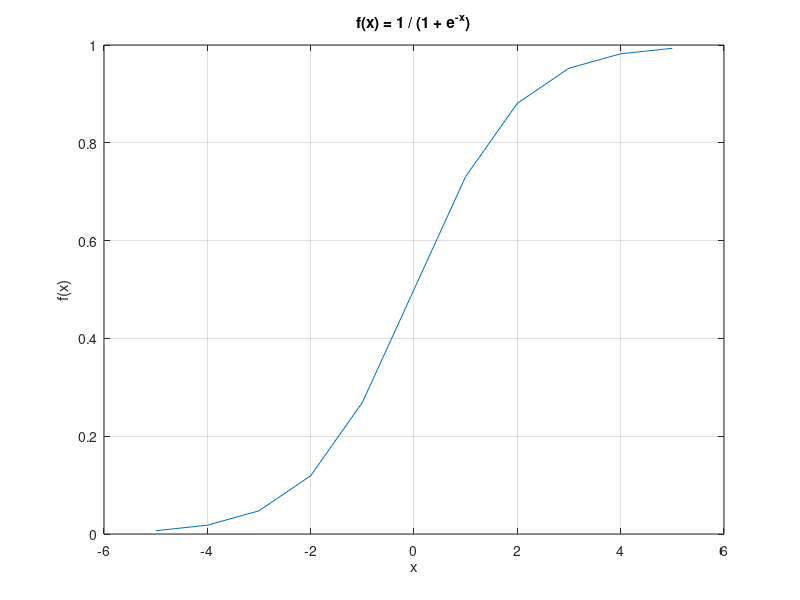
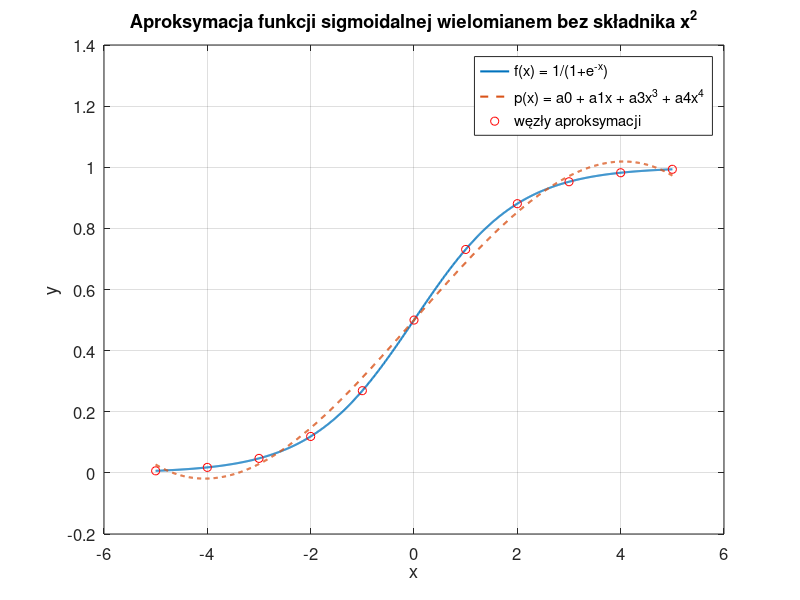

Write the MATLAB code that produced these figures, in order.
clear
close all
clc

f = @(x) 1 ./ (1 + exp(-x));

xi = -5:1:5;
yi = f(xi);

plot(xi, yi)
grid on
xlabel('x')
ylabel('f(x)')
title('f(x) = 1 / (1 + e^{-x})')

%  Budowa macierzy (bez x^2) 
X = [ones(size(xi(:))), xi(:), xi(:).^3, xi(:).^4];

%  Obliczenie współczynników wielomianu w sensie najmniejszych kwadratów
a = X \ yi(:);
a0 = a(1); a1 = a(2); a3 = a(3); a4 = a(4);


p = @(x) a0+a1.*x + a3.*x.^3 + a4.*x.^4;

xd = linspace(-5, 5, 1000);
yd = f(xd);
pd = p(xd);

% =================

diff = yd - pd;               % wektor różnic
MAE = mean(abs(diff));        % średni błąd bezwzględny 
%                               -> zsumuj wektor różnic i podziel prze liczbę punktów
RMSE = sqrt(mean(diff.^2));   % pierwiastek z błędu średniokwadratowego

%Wyniki 
fprintf('Współczynniki aproksymacji:\n');
fprintf('a0 = %.6f\n', a0);
fprintf('a1 = %.6f\n', a1);
fprintf('a3 = %.6f\n', a3);
fprintf('a4 = %.6f\n', a4);
fprintf('\nŚredni błąd bezwzględny = %.6f\n', MAE);
fprintf('Pierwiastek z błędu średniokwadratowego (RMSE) = %.6f\n', RMSE);

%Wykres 
figure('Color','w');
plot(xd, yd, 'LineWidth', 1.5, 'DisplayName', 'f(x) = 1/(1+e^{-x})');
hold on;
plot(xd, pd, '--', 'LineWidth', 1.5, 'DisplayName', 'p(x) = a0 + a1x + a3x^3 + a4x^4');
plot(xi, yi, 'ro', 'DisplayName', 'węzły aproksymacji');
grid on;
xlabel('x'); ylabel('y');
title('Aproksymacja funkcji sigmoidalnej wielomianem bez składnika x^2');
legend('Location','best');
set(gca, 'FontSize', 12);